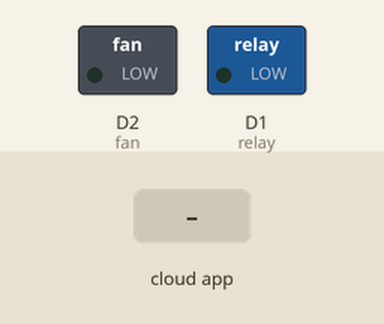
Recording of a sketch running on a simulated ESP8266 (NodeMCU). Shown: switched loads named in the sketch (green lamp = pin HIGH). Inputs (shaded band) come from the test bench. WiFi joins after 1.5 s; servers stay silent unless stated; no MQTT or app messages arrive unless stated; what the sketch prints to the serial monitor is not drawn.

Above: at 2.7 s.
2.8 s: the phone or cloud app sets light to 1
At 3.6 s:
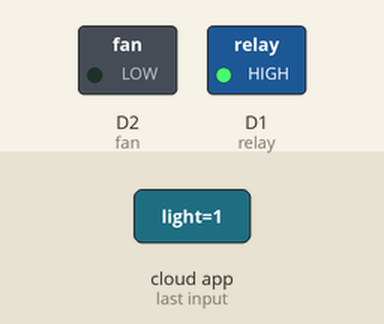
4.3 s: the phone or cloud app sets light to 0
At 5.7 s:
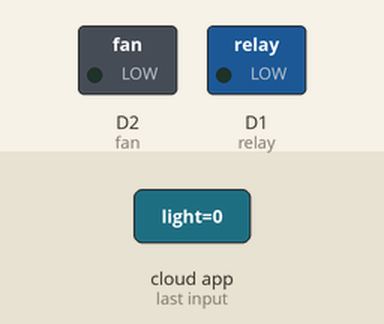
Timing chart, 0 to 7.3 s (numbered marks = the images above; inputs shaded):
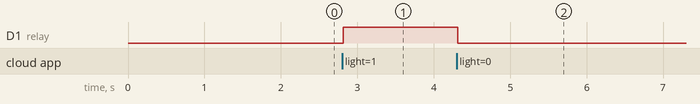

The sketch:

MQTT_home_automation.ino
```cpp
//#include <ESP8266WiFi.h>
#include <ESP8266WiFi.h>
#include "Adafruit_MQTT.h"
#include "Adafruit_MQTT_Client.h"
#define relay D1
#define fan D2

//#define relay2 D5
/************************* WiFi Access Point *********************************/

#define WLAN_SSID       "IOT"
#define WLAN_PASS       "12345678"

/************************* Adafruit.io Setup *********************************/

#define AIO_SERVER      "io.adafruit.com"
#define AIO_SERVERPORT  1883                   // use 8883 for SSL
#define AIO_USERNAME    "samrudha85"
#define AIO_KEY         "aio_chtV635joZfb6IJGVFCv4VzwonGr"

/************ Global State (you don't need to change this!) ******************/

// Create an ESP8266 WiFiClient class to connect to the MQTT server.
WiFiClient client;
// or... use WiFiFlientSecure for SSL
//WiFiClientSecure client;

// Setup the MQTT client class by passing in the WiFi client and MQTT server and login details.
Adafruit_MQTT_Client mqtt(&client, AIO_SERVER, AIO_SERVERPORT, AIO_USERNAME, AIO_KEY);

/****************************** Feeds ***************************************/

// Setup a feed called 'photocell' for publishing.
// Notice MQTT paths for AIO follow the form: <username>/feeds/<feedname>
//Adafruit_MQTT_Publish photocell = Adafruit_MQTT_Publish(&mqtt, AIO_USERNAME "/feeds/photocell");

// Setup a feed called 'onoff' for subscribing to changes.
Adafruit_MQTT_Subscribe onoffbutton = Adafruit_MQTT_Subscribe(&mqtt, AIO_USERNAME "/feeds/light");
Adafruit_MQTT_Subscribe onoffbutton2 = Adafruit_MQTT_Subscribe(&mqtt, AIO_USERNAME "/feeds/fan");
/*************************** Sketch Code ************************************/

// Bug workaround for Arduino 1.6.6, it seems to need a function declaration
// for some reason (only affects ESP8266, likely an arduino-builder bug).
void MQTT_connect();

void setup() {
  Serial.begin(115200);
  delay(10);
  pinMode(relay,OUTPUT);
  pinMode(fan,OUTPUT);

//  pinMode(relay2,OUTPUT);

  Serial.println(F("Adafruit MQTT demo"));

  // Connect to WiFi access point.
  Serial.println(); Serial.println();
  Serial.print("Connecting to ");
  Serial.println(WLAN_SSID);

  WiFi.begin(WLAN_SSID, WLAN_PASS);
  while (WiFi.status() != WL_CONNECTED) {
    delay(500);
    Serial.print(".");
  }
  Serial.println();

  Serial.println("WiFi connected");
  Serial.println("IP address: "); Serial.println(WiFi.localIP());

  // Setup MQTT subscription for onoff feed.
  mqtt.subscribe(&onoffbutton);

mqtt.subscribe(&onoffbutton2);
}

uint32_t x=0;

void loop() {
  // Ensure the connection to the MQTT server is alive (this will make the first
  // connection and automatically reconnect when disconnected).  See the MQTT_connect
  // function definition further below.
  MQTT_connect();

  // this is our 'wait for incoming subscription packets' busy subloop
  // try to spend your time here

  Adafruit_MQTT_Subscribe* subscription;
  while ((subscription = mqtt.readSubscription(3000))) {
    if (subscription == &onoffbutton)
  {
      Serial.print(F("Got: "));
      Serial.println((char *)onoffbutton.lastread);
      int onoffbutton_state = atoi((char*)onoffbutton.lastread);
      digitalWrite(relay,onoffbutton_state);

    }
  }
// Adafruit_MQTT_Subscribe* subscription;


   while ((subscription = mqtt.readSubscription(4000))) {
   if (subscription == &onoffbutton2) {
    Serial.print(F("Got1: "));
      Serial.println((char *)onoffbutton2.lastread);
      int onoffbutton2_state = atoi((char*)onoffbutton2.lastread);
     digitalWrite(fan,onoffbutton2_state);


   }
 }

  // ping the server to keep the mqtt connection alive
  // NOT required if you are publishing once every KEEPALIVE seconds
  /*
  if(! mqtt.ping()) {
    mqtt.disconnect();
  }
  */
}

// Function to connect and reconnect as necessary to the MQTT server.
// Should be called in the loop function and it will take care if connecting.
void MQTT_connect() {
  int8_t ret;

  // Stop if already connected.
  if (mqtt.connected()) {
    return;
  }

  Serial.print("Connecting to MQTT... ");

  uint8_t retries = 3;
  while ((ret = mqtt.connect()) != 0) { // connect will return 0 for connected
       Serial.println(mqtt.connectErrorString(ret));
       Serial.println("Retrying MQTT connection in 5 seconds...");
       mqtt.disconnect();
       delay(1000);  // wait 5 seconds
       retries--;
       if (retries == 0) {
         // basically die and wait for WDT to reset me
         while (1);
       }
  }
  Serial.println("MQTT Connected!");
}
```

Measured:
- after the input at 2.8 s, D1 (relay): LOW → HIGH at once
- after the input at 4.3 s, D1 (relay): HIGH → LOW at once
